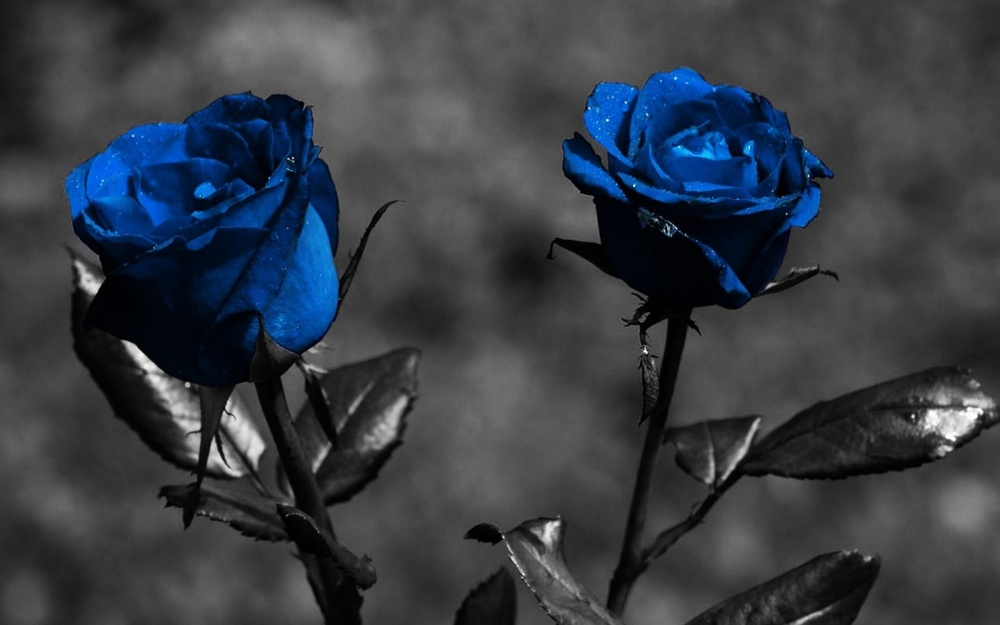
#> input picture 42/2.jpg, 1000 x 625 px, shrunk from 1280 x 800 before the run
$ python pillOff.py
#> lines starting #> are read from the running program, lines starting #| are printed output that depends on the picture
from PIL import Image

img = Image.open("2.jpg")
#> img is the input picture: PIL image 1000x625 RGB; mean R, G, B 55, 60.6, 68.1
area = (100, 100, 300, 300)
cropped_img = img.crop(area)
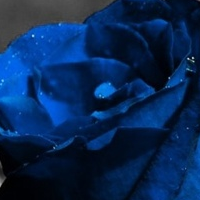
#> cropped_img: PIL image 200x200 RGB; mean R, G, B 7.8, 39.2, 84.6
cropped_img.show()

$ run again, with 42/3.jpg copied over 42/2.jpg
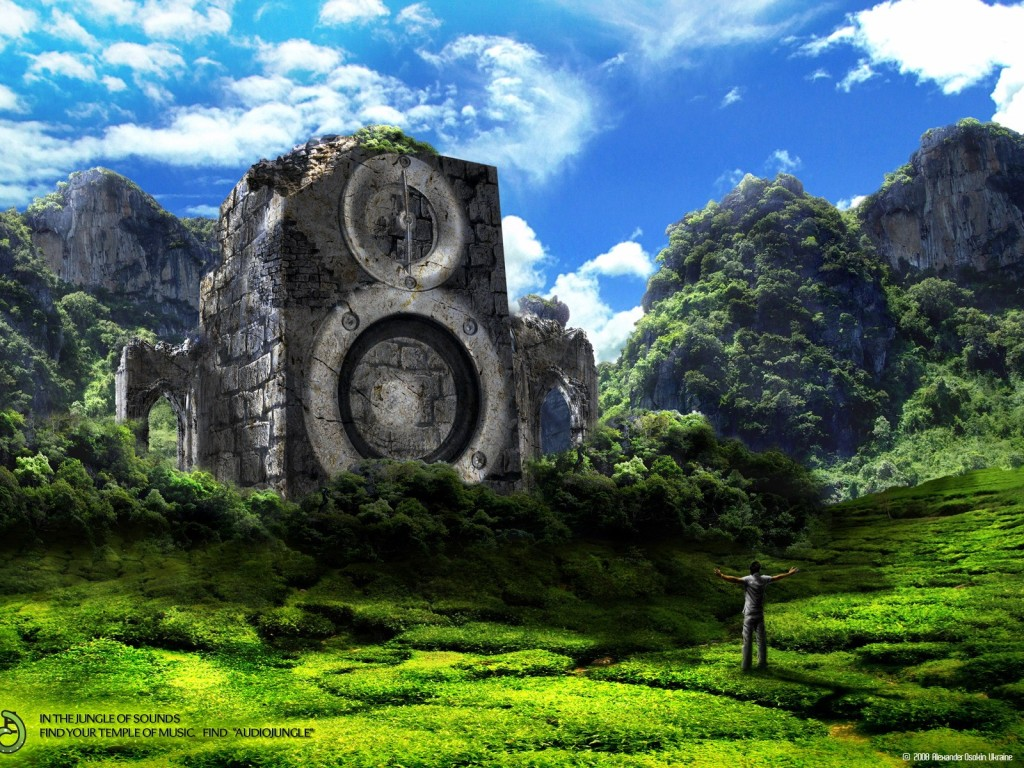
#> input picture 42/3.jpg, 1024 x 768 px
#> img is the input picture: PIL image 1024x768 RGB; mean R, G, B 77.7, 105, 91.9
#> `cropped_img = img.crop(area)`:
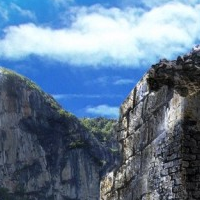
#> cropped_img: PIL image 200x200 RGB; mean R, G, B 101.3, 124.3, 149.1
